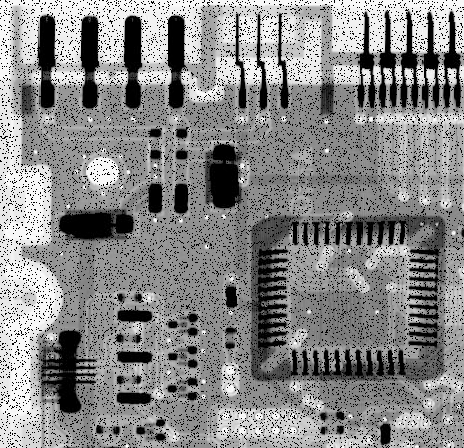
#> input picture OrderStatisticFilters/circuitBoard_pepperNoise.tif, 464 x 448 px
$ jupyter execute OrderStatisticFilters.ipynb
#> lines starting #> are read from the running program, lines starting #| are printed output that depends on the picture
## Importing Libraries

[cell 1]
import cv2
import numpy as np
import matplotlib.pyplot as plt
from google.colab.patches import cv2_imshow

## Max and Min Filters

[cell 2]
# loading the noisy images
board_pepper = cv2.imread('circuitBoard_pepperNoise.tif')
#> board_pepper is the input picture: shape (448, 464, 3); min 0, max 255, mean 135.7
board_pepper = cv2.cvtColor(board_pepper, cv2.COLOR_BGR2GRAY)
#> board_pepper: shape (448, 464)

board_salt = cv2.imread('circuitBoard_saltNoise.tif')
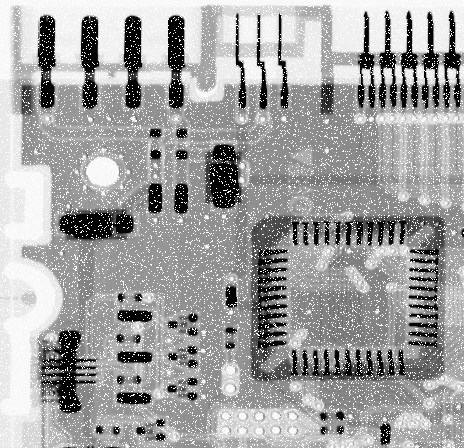
#> input picture OrderStatisticFilters/circuitBoard_saltNoise.tif, 464 x 448 px
#> board_salt is the input picture: shape (448, 464, 3); min 0, max 255, mean 161.2
board_salt = cv2.cvtColor(board_salt, cv2.COLOR_BGR2GRAY)
#> board_salt: shape (448, 464)

def maxFilter(input_image, windowSize = 3):
  # allocating memory for output image
#> called with windowSize = 3
  output = np.zeros((input_image.shape[0], input_image.shape[1]))

  # padding the input image
  input_padded = np.pad(input_image, (1, 1))
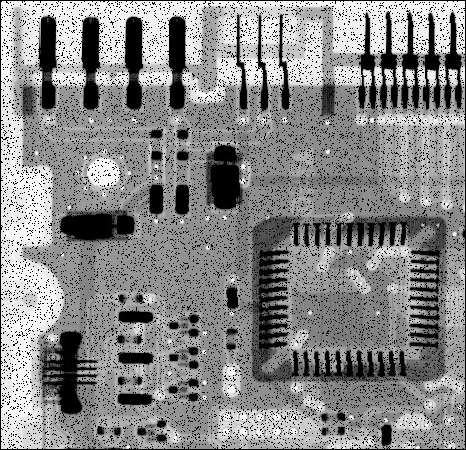
#> input_padded: shape (450, 466); min 0, max 255, mean 134.5

  # iterating through the image
  for i in range(input_padded.shape[0] - (windowSize - 1)):
    for j in range(input_padded.shape[1] - (windowSize - 1)):
      output[i, j] = max(input_padded[i: i + windowSize, j: j + windowSize].ravel())
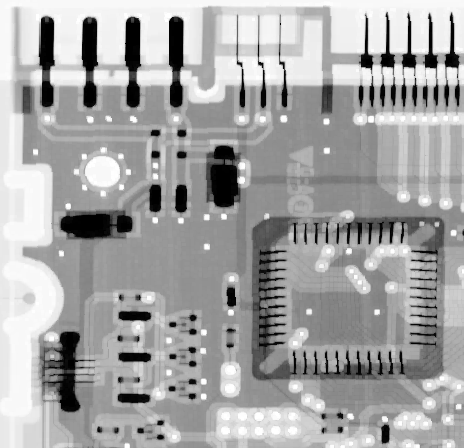
#> output: shape (448, 464) float64; min 0, max 255, mean 165

  return output

def minFilter(input_image, windowSize = 3):
  # allocating memory for output image
#> called with windowSize = 3
  output = np.zeros((input_image.shape[0], input_image.shape[1]))

  # padding the input image
  input_padded = np.pad(input_image, (1, 1))
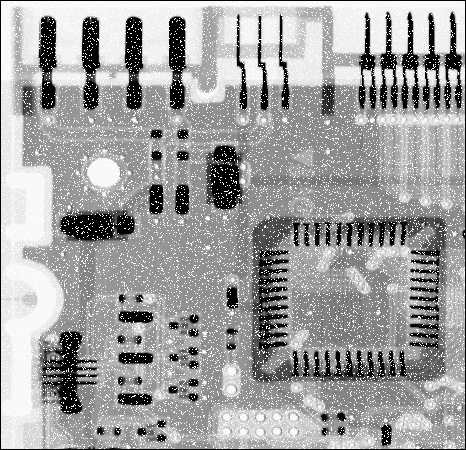
#> input_padded: shape (450, 466); min 0, max 255, mean 159.8

  # iterating through the image
  for i in range(input_padded.shape[0] - (windowSize - 1)):
    for j in range(input_padded.shape[1] - (windowSize - 1)):
      output[i, j] = min(input_padded[i: i + windowSize, j: j + windowSize].ravel())
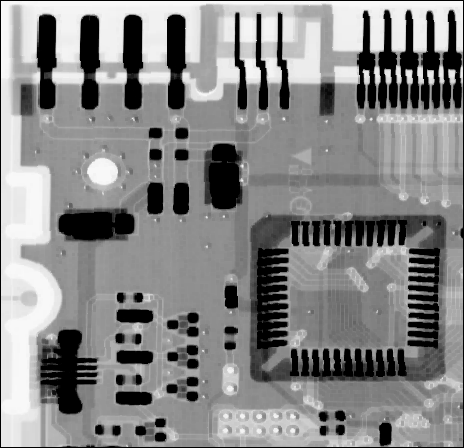
#> output: shape (448, 464) float64; min 0, max 249, mean 134.8

  return output

# calling the maxFilter and minFilter function
board_maxFilter = maxFilter(board_pepper, 3)
board_minFilter = minFilter(board_salt, 3)

plt.subplot(2, 2, 1), plt.imshow(board_pepper, 'gray'), plt.title('Corrupted Image (Pepper Noise)'), plt.axis('off')
plt.subplot(2, 2, 2), plt.imshow(board_maxFilter, 'gray'), plt.title('Max Filter'), plt.axis('off')
plt.subplot(2, 2, 3), plt.imshow(board_salt, 'gray'), plt.title('Corrupted Image (Salt Noise)'), plt.axis('off')
plt.subplot(2, 2, 4), plt.imshow(board_minFilter, 'gray'), plt.title('Min Filter'), plt.axis('off')

## Median Filter

[cell 3]
# loading the noisy image
board_saltPepper = cv2.imread('circuitBoard_saltPepperNoise.tif')
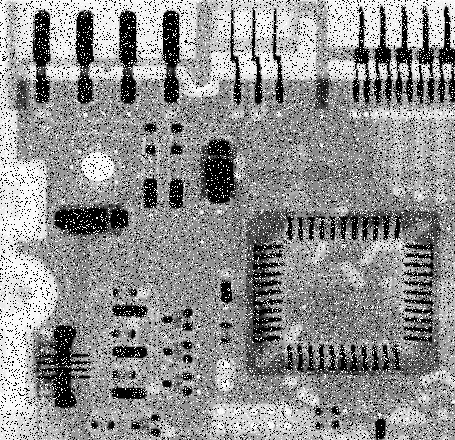
#> input picture OrderStatisticFilters/circuitBoard_saltPepperNoise.tif, 455 x 440 px
#> board_saltPepper is the input picture: shape (440, 455, 3); min 0, max 255, mean 144.1
board_saltPepper = cv2.cvtColor(board_saltPepper, cv2.COLOR_BGR2GRAY)
#> board_saltPepper: shape (440, 455)

def medianFilter(input_image, windowSize = 3):
  # allocating memory for output image
  output = np.zeros((input_image.shape[0], input_image.shape[1]))

  # padding the input image
  input_padded = np.pad(input_image, (1, 1))

  # iterating through the image
  for i in range(input_padded.shape[0] - (windowSize - 1)):
    for j in range(input_padded.shape[1] - (windowSize - 1)):
      output[i, j] = np.median(input_padded[i: i + windowSize, j: j + windowSize].ravel())

  return output

# calling the maxFilter and minFilter function
board_medianFilter = maxFilter(board_pepper, 3)

plt.subplot(1, 2, 1), plt.imshow(board_pepper, 'gray'), plt.title('Corrupted Image'), plt.axis('off')
plt.subplot(1, 2, 2), plt.imshow(board_medianFilter, 'gray'), plt.title('Median Filter'), plt.axis('off')

## Midpoint Filter

[cell 4]
# loading the original image
board_uniform = cv2.imread('circuitBoard_uniformNoise.tif')
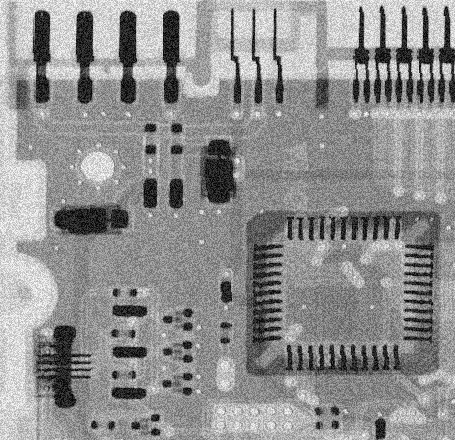
#> input picture OrderStatisticFilters/circuitBoard_uniformNoise.tif, 455 x 440 px
#> board_uniform is the input picture: shape (440, 455, 3); min 0, max 255, mean 143.4
board_uniform = cv2.cvtColor(board_uniform, cv2.COLOR_BGR2GRAY)
#> board_uniform: shape (440, 455)

def midpointFilter(input_image, windowSize = 3):
  # allocating memory for output image
#> called with windowSize = 3
  output = np.zeros((input_image.shape[0], input_image.shape[1]))

  # padding the input image
  input_padded = np.pad(input_image, (1, 1))
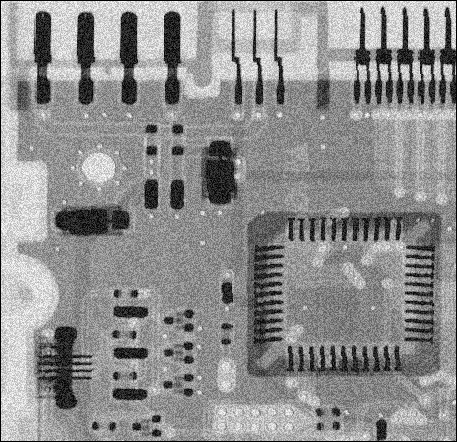
#> input_padded: shape (442, 457); min 0, max 255, mean 142.1

  # iterating through the image
  for i in range(input_padded.shape[0] - (windowSize - 1)):
    for j in range(input_padded.shape[1] - (windowSize - 1)):
      output[i, j] = 0.5 * (max(input_padded[i: i + windowSize, j: j + windowSize].ravel()) + min(input_padded[i: i + windowSize, j: j + windowSize].ravel()))
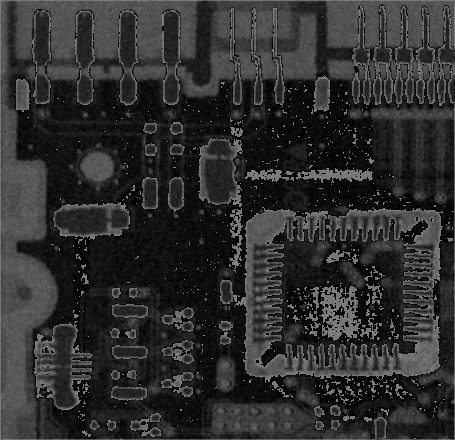
#> output: shape (440, 455) float64; min 0, max 127.5, mean 46.4

  return output

# calling midpointFilter function
board_midpointFilter = midpointFilter(board_uniform)

plt.subplot(1, 2, 1), plt.imshow(board_uniform, 'gray'), plt.title('Corrupted Image'), plt.axis('off')
plt.subplot(1, 2, 2), plt.imshow(board_midpointFilter, 'gray'), plt.title('Midpoint Filter'), plt.axis('off')
